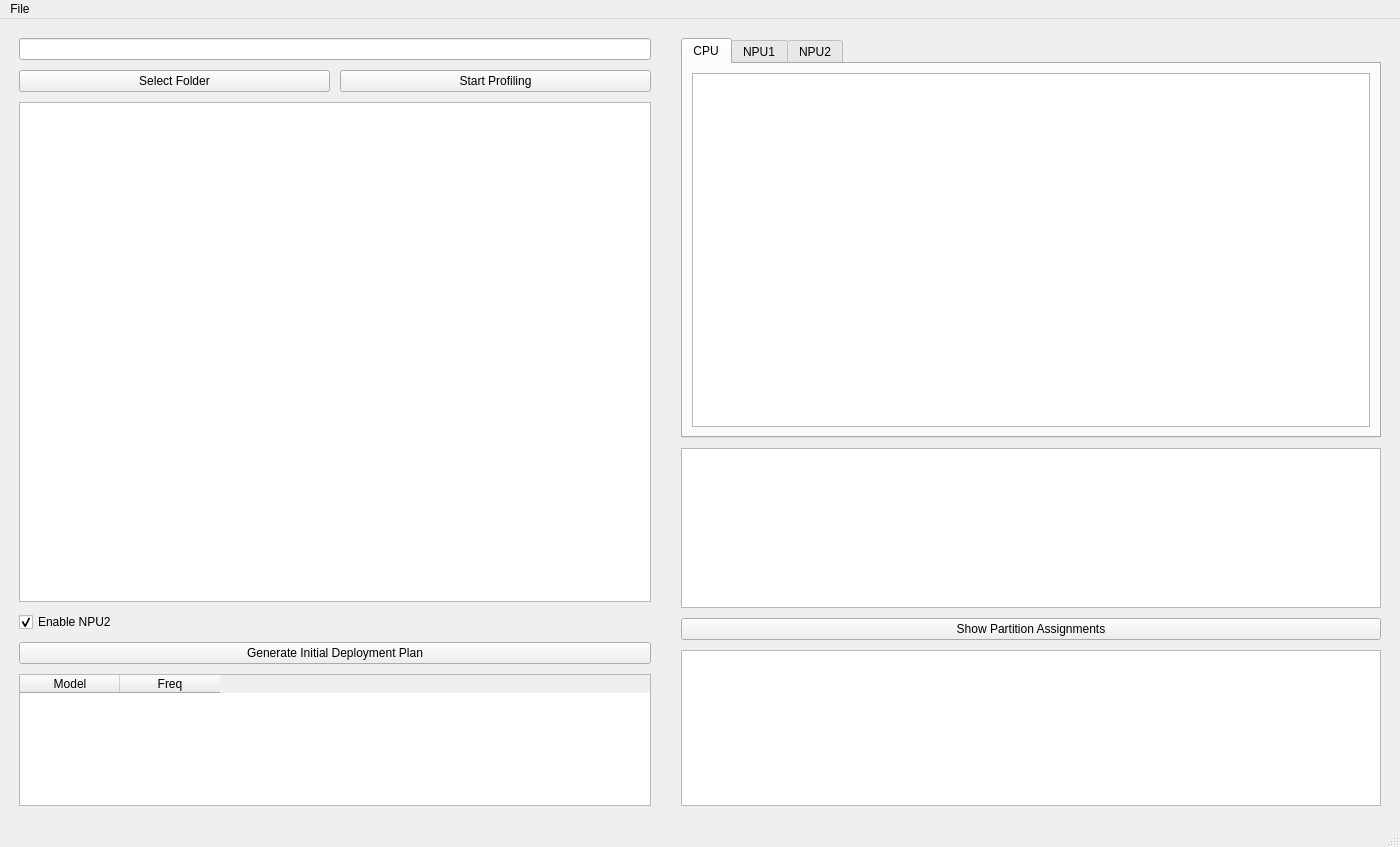
<?xml version="1.0" encoding="UTF-8"?>
<ui version="4.0">
 <class>ONNXProfiler</class>
 <widget class="QMainWindow" name="ONNXProfiler">
  <property name="geometry">
   <rect>
    <x>0</x>
    <y>0</y>
    <width>1400</width>
    <height>847</height>
   </rect>
  </property>
  <property name="windowTitle">
   <string>MPOpt: Optimized Multi-Model Deployment</string>
  </property>
  <widget class="QWidget" name="centralwidget">
   <layout class="QHBoxLayout" name="mainLayout">
    <property name="spacing">
     <number>10</number>
    </property>
    <item>
     <layout class="QVBoxLayout" name="leftLayout">
      <property name="spacing">
       <number>10</number>
      </property>
      <property name="leftMargin">
       <number>10</number>
      </property>
      <property name="topMargin">
       <number>10</number>
      </property>
      <property name="rightMargin">
       <number>10</number>
      </property>
      <property name="bottomMargin">
       <number>10</number>
      </property>
      <item>
       <widget class="QLineEdit" name="folder_input"/>
      </item>
      <item>
       <layout class="QHBoxLayout" name="button_layout">
        <item>
         <widget class="QPushButton" name="browse_button">
          <property name="text">
           <string>Select Folder</string>
          </property>
         </widget>
        </item>
        <item>
         <widget class="QPushButton" name="profile_button">
          <property name="text">
           <string>Start Profiling</string>
          </property>
         </widget>
        </item>
       </layout>
      </item>
      <item>
       <widget class="QTreeView" name="model_tree_view">
        <property name="minimumSize">
         <size>
          <width>200</width>
          <height>500</height>
         </size>
        </property>
       </widget>
      </item>
      <item>
       <widget class="QCheckBox" name="npu2_enable_checkbox">
        <property name="text">
         <string>Enable NPU2</string>
        </property>
        <property name="checked">
         <bool>true</bool>
        </property>
       </widget>
      </item>
      <item>
       <widget class="QPushButton" name="generate_button">
        <property name="text">
         <string>Generate Initial Deployment Plan</string>
        </property>
       </widget>
      </item>
      <item>
       <widget class="QTableWidget" name="model_freq_table">
        <property name="sizePolicy">
         <sizepolicy hsizetype="Expanding" vsizetype="Preferred">
          <horstretch>1</horstretch>
          <verstretch>0</verstretch>
         </sizepolicy>
        </property>
        <property name="minimumSize">
         <size>
          <width>0</width>
          <height>50</height>
         </size>
        </property>
        <property name="rowCount">
         <number>0</number>
        </property>
        <property name="columnCount">
         <number>2</number>
        </property>
        <attribute name="horizontalHeaderVisible">
         <bool>true</bool>
        </attribute>
        <column>
         <property name="text">
          <string>Model</string>
         </property>
        </column>
        <column>
         <property name="text">
          <string>Freq</string>
         </property>
        </column>
       </widget>
      </item>
     </layout>
    </item>
    <item>
     <layout class="QVBoxLayout" name="rightLayout">
      <property name="spacing">
       <number>10</number>
      </property>
      <property name="leftMargin">
       <number>10</number>
      </property>
      <property name="topMargin">
       <number>10</number>
      </property>
      <property name="rightMargin">
       <number>10</number>
      </property>
      <property name="bottomMargin">
       <number>10</number>
      </property>
      <item>
       <widget class="QTabWidget" name="result_tab_widget">
        <property name="minimumSize">
         <size>
          <width>500</width>
          <height>400</height>
         </size>
        </property>
        <widget class="QWidget" name="cpu_tab">
         <attribute name="title">
          <string>CPU</string>
         </attribute>
         <layout class="QVBoxLayout" name="cpu_layout">
          <item>
           <widget class="QTableWidget" name="cpu_table"/>
          </item>
         </layout>
        </widget>
        <widget class="QWidget" name="npu1_tab">
         <attribute name="title">
          <string>NPU1</string>
         </attribute>
         <layout class="QVBoxLayout" name="npu1_layout">
          <item>
           <widget class="QTableWidget" name="npu1_table"/>
          </item>
         </layout>
        </widget>
        <widget class="QWidget" name="npu2_tab">
         <attribute name="title">
          <string>NPU2</string>
         </attribute>
         <layout class="QVBoxLayout" name="npu2_layout">
          <item>
           <widget class="QTableWidget" name="npu2_table"/>
          </item>
         </layout>
        </widget>
       </widget>
      </item>
      <item>
       <widget class="QTableWidget" name="total_table">
        <property name="minimumSize">
         <size>
          <width>700</width>
          <height>160</height>
         </size>
        </property>
       </widget>
      </item>
      <item>
       <widget class="QPushButton" name="show_assignment_button">
        <property name="text">
         <string>Show Partition Assignments</string>
        </property>
       </widget>
      </item>
      <item>
       <widget class="QPlainTextEdit" name="log_output">
        <property name="minimumSize">
         <size>
          <width>500</width>
          <height>150</height>
         </size>
        </property>
        <property name="readOnly">
         <bool>true</bool>
        </property>
       </widget>
      </item>
     </layout>
    </item>
   </layout>
  </widget>
  <widget class="QMenuBar" name="menubar">
   <property name="geometry">
    <rect>
     <x>0</x>
     <y>0</y>
     <width>1400</width>
     <height>22</height>
    </rect>
   </property>
   <widget class="QMenu" name="menuFile">
    <property name="title">
     <string>File</string>
    </property>
    <addaction name="actionLoad_Test_Data"/>
   </widget>
   <addaction name="menuFile"/>
  </widget>
  <widget class="QStatusBar" name="statusbar"/>
  <action name="actionLoad_Test_Data">
   <property name="text">
    <string>Load Sample Data</string>
   </property>
  </action>
 </widget>
 <resources/>
 <connections/>
</ui>
